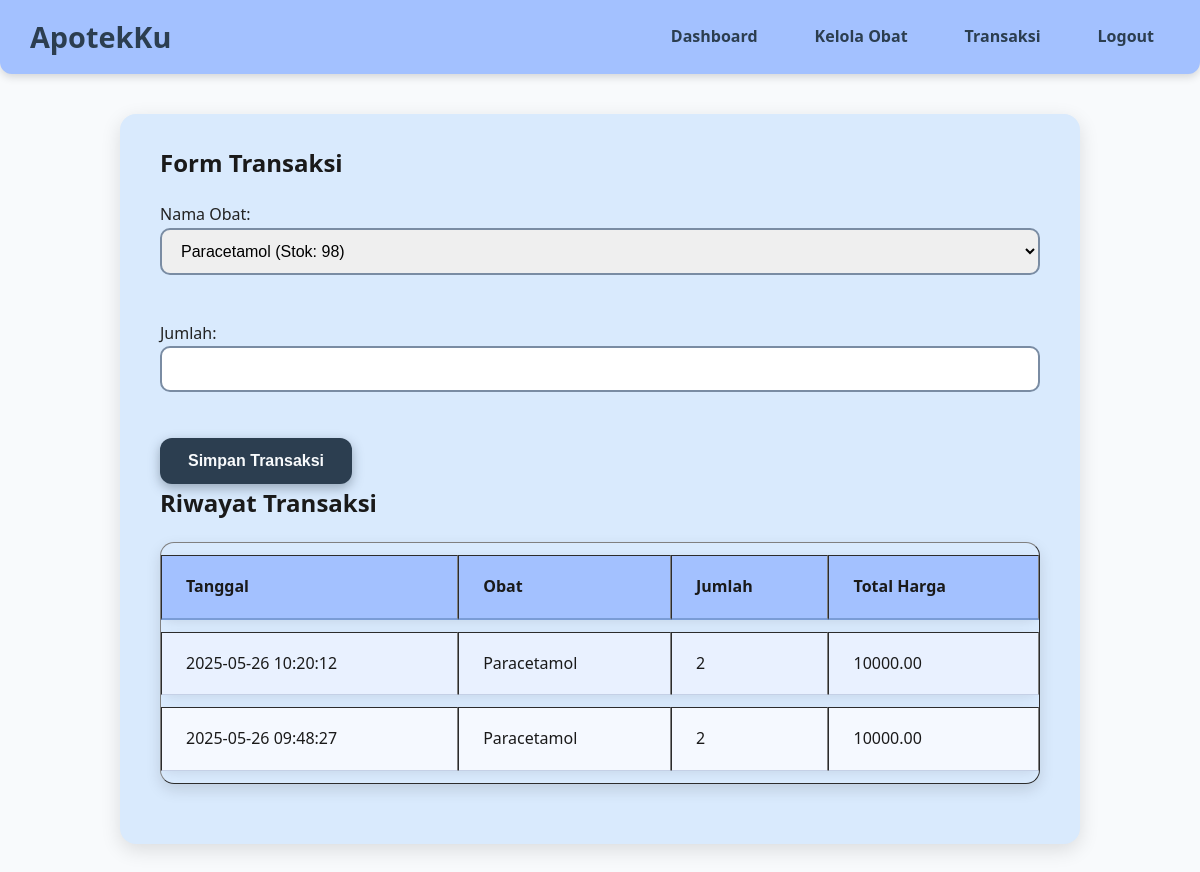
The page /transaksi.php (signed in) on the database its author committed.
### tables this page shows
CREATE TABLE IF NOT EXISTS transaksi (
    id INT AUTO_INCREMENT PRIMARY KEY,
    id_obat INT,
    jumlah INT,
    total_harga DECIMAL(10,2),
    tanggal DATETIME
);

CREATE TABLE IF NOT EXISTS obat (
    id_obat INT AUTO_INCREMENT PRIMARY KEY,
    nama_obat VARCHAR(100),
    stok INT,
    harga DECIMAL(10,2)
);

### src/transaksi.php (the view, shortened to what this page needs)
<?php
require_once 'config.php';
$obat = $conn->query("SELECT * FROM obat");
$transaksi = $conn->query("SELECT t.*, o.nama_obat FROM transaksi t JOIN obat o ON t.id_obat = o.id_obat ORDER BY t.tanggal DESC");
?>
<!DOCTYPE html>
<html>
<head>
    <link rel="stylesheet" href="style.css">
</head>
<body>
    <nav class="navbar">
        <a href="dashboard.php" class="logo">ApotekKu</a>
        <ul>
            <li><a href="dashboard.php">Dashboard</a></li>
            <li><a href="obat.php">Kelola Obat</a></li>
            <li><a href="transaksi.php">Transaksi</a></li>
            <li><a href="logout.php">Logout</a></li>
        </ul>
    </nav>
    <div class="container">
        <h2>Form Transaksi</h2>
        <form method="POST" action="proses/transaksi_proses.php">
            <label>Nama Obat:</label><br>
            <select name="id_obat" required>
                <?php while ($o = $obat->fetch_assoc()): ?>
                    <option value="<?= $o['id_obat'] ?>"><?= $o['nama_obat'] ?> (Stok: <?= $o['stok'] ?>)</option>
                <?php endwhile; ?>
            </select><br><br>
            <label>Jumlah:</label><br>
            <input type="number" name="jumlah" min="1" required><br><br>
            <button type="submit">Simpan Transaksi</button>
        </form>
        <h2>Riwayat Transaksi</h2>
        <table border="1" cellpadding="5">
            <tr><th>Tanggal</th><th>Obat</th><th>Jumlah</th><th>Total Harga</th></tr>
            <?php while ($t = $transaksi->fetch_assoc()): ?>
                <tr>
                    <td><?= $t['tanggal'] ?></td>
                    <td><?= $t['nama_obat'] ?></td>
                    <td><?= $t['jumlah'] ?></td>
                    <td><?= $t['total_harga'] ?></td>
                </tr>
            <?php endwhile; ?>
        </table>
    </div>
</body>
</html>

### src/style.css (style rules this page uses)
* { box-sizing: border-box; margin: 0; padding: 0; }
body { background-color: #F8FAFC; font-family: 'Segoe UI', Tahoma, Geneva, Verdana, sans-serif; color: #222; line-height: 1.6; min-height: 100vh; }
.navbar { background-color: #A3C1FF; display: flex; justify-content: space-between; align-items: center; padding: 14px 30px; box-shadow: 0 3px 8px rgba(0,0,0,0.15); border-radius: 0 0 12px 12px; }
.navbar .logo { font-size: 1.8rem; font-weight: 700; color: #2C3E50; text-decoration: none; }
.navbar ul { list-style: none; display: flex; gap: 25px; }
.navbar ul li a { color: #2C3E50; text-decoration: none; font-weight: 700; padding: 8px 16px; border-radius: 6px; transition: background-color 0.3s ease, color 0.3s ease; }
.container { background-color: #D9EAFD; max-width: 960px; margin: 40px auto; padding: 30px 40px; border-radius: 16px; box-shadow: 0 6px 20px rgba(0,0,0,0.12); }
h1, h2, h3, h4, h5, h6 { color: #1A1A1A; margin-bottom: 20px; font-weight: 700; }
input[type="text"], input[type="password"], input[type="email"], input[type="number"], select, textarea { width: 100%; padding: 12px 15px; margin-bottom: 20px; border: 2px solid #7A8CA3; border-radius: 10px; font-size: 16px; transition: border-color 0.3s ease; }
button, a.button { background-color: #2C3E50; color: #F8FAFC; border: none; padding: 14px 28px; border-radius: 12px; font-size: 16px; font-weight: 700; cursor: pointer; transition: background-color 0.3s ease; display: inline-block; text-align: center; text-decoration: none; box-shadow: 0 4px 12px rgba(44, 62, 80, 0.4); margin-right: 10px; }
a { color: #2C3E50; text-decoration: none; font-weight: 600; }
table { width: 100%; border-collapse: separate; border-spacing: 0 12px; margin-bottom: 30px; box-shadow: 0 6px 15px rgba(0,0,0,0.12); border-radius: 14px; overflow: hidden; font-family: 'Segoe UI', Tahoma, Geneva, Verdana, sans-serif; }
table th, table td { padding: 18px 24px; text-align: left; background-color: #F5F9FF; color: #1A1A1A; border-bottom: 1px solid #C5D0E6; }
table th { background-color: #A3C1FF; font-weight: 700; color: #1A1A1A; border-bottom: 2px solid #7A9CD6; }
table tr { border-radius: 14px; box-shadow: 0 3px 10px rgba(0,0,0,0.07); transition: background-color 0.3s ease; }
table tr:nth-child(even) td { background-color: #E9F1FF; }

### rows shown on the page
transaksi: tanggal "2025-05-26 10:20:12", id_obat.nama_obat "Paracetamol", jumlah "2", total_harga "10000.00"
transaksi: tanggal "2025-05-26 09:48:27", id_obat.nama_obat "Paracetamol", jumlah "2", total_harga "10000.00"

### other values the page prints
form field id_obat "Paracetamol (Stok: 98)"
